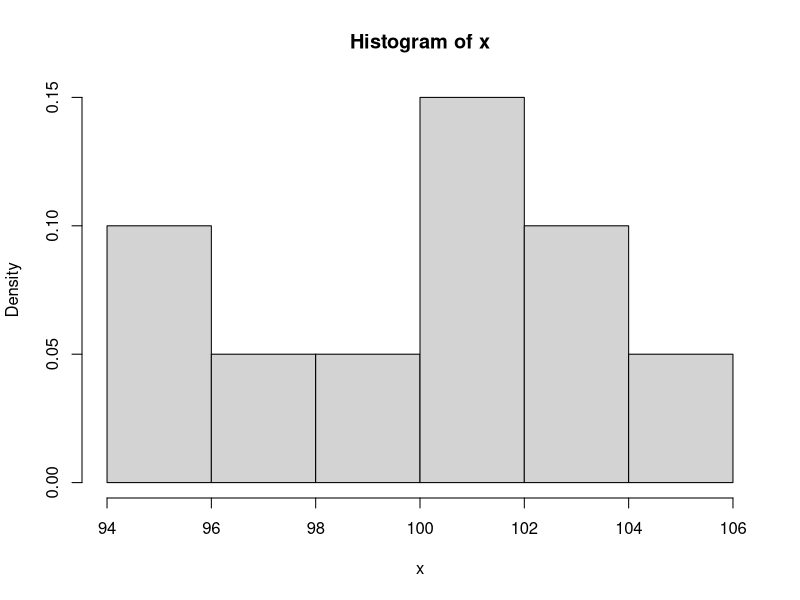
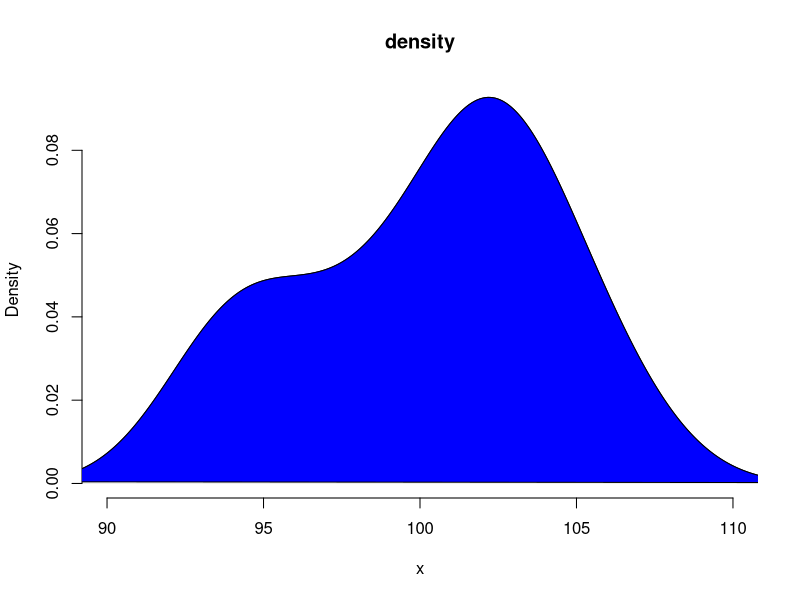

Write the R code that produced these figures, in order.
seq (90,110)
x=c(101, 97, 99, 104, 103, 94, 102, 94, 102, 106) 
x
head(x)
density(x)
hist(x, freq = F )
plot (density(x), bty="n", xlim=c(90,110), xlab="x", main="density")
polygon (density(x),col="blue")
library(ggplot2)

